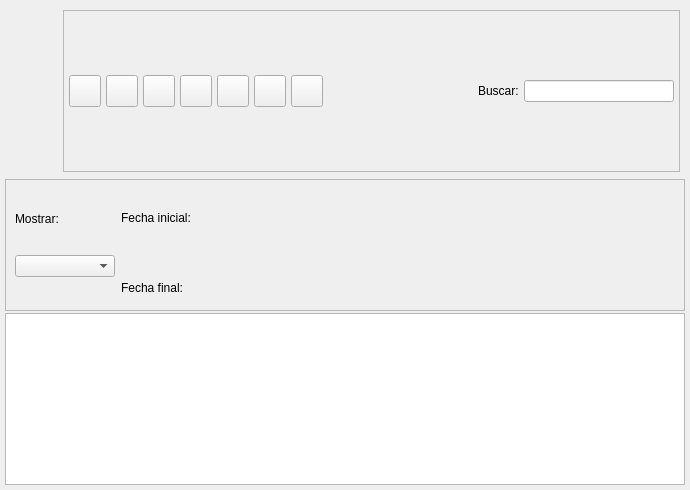
<ui version="4.0" >
 <author>Tomeu Borras Riera</author>
 <class>AlmacenesListBase</class>
 <widget class="QWidget" name="AlmacenesListBase" >
  <property name="enabled" >
   <bool>true</bool>
  </property>
  <property name="geometry" >
   <rect>
    <x>0</x>
    <y>0</y>
    <width>690</width>
    <height>490</height>
   </rect>
  </property>
  <property name="windowTitle" >
   <string>Almacenes</string>
  </property>
  <property name="windowIcon" >
   <iconset resource="../../../bulmages.qrc" >
    <normaloff>:/Images/client-quote-list.png</normaloff>:/Images/client-quote-list.png</iconset>
  </property>
  <layout class="QVBoxLayout" >
   <property name="spacing" >
    <number>2</number>
   </property>
   <property name="margin" >
    <number>5</number>
   </property>
   <item>
    <layout class="QHBoxLayout" >
     <property name="spacing" >
      <number>5</number>
     </property>
     <property name="margin" >
      <number>5</number>
     </property>
     <item>
      <widget class="QLabel" name="label" >
       <property name="minimumSize" >
        <size>
         <width>48</width>
         <height>48</height>
        </size>
       </property>
       <property name="maximumSize" >
        <size>
         <width>48</width>
         <height>48</height>
        </size>
       </property>
       <property name="text" >
        <string/>
       </property>
       <property name="pixmap" >
        <pixmap resource="../../../bulmages.qrc" >:/Images/warehouse-list.png</pixmap>
       </property>
      </widget>
     </item>
     <item>
      <widget class="QFrame" name="m_botonera" >
       <property name="frameShape" >
        <enum>QFrame::StyledPanel</enum>
       </property>
       <property name="frameShadow" >
        <enum>QFrame::Raised</enum>
       </property>
       <layout class="QHBoxLayout" >
        <property name="spacing" >
         <number>5</number>
        </property>
        <property name="margin" >
         <number>5</number>
        </property>
        <item>
         <widget class="QToolButton" name="mui_crear" >
          <property name="minimumSize" >
           <size>
            <width>32</width>
            <height>32</height>
           </size>
          </property>
          <property name="maximumSize" >
           <size>
            <width>32</width>
            <height>32</height>
           </size>
          </property>
          <property name="toolTip" >
           <string>Nuevo almacen</string>
          </property>
          <property name="whatsThis" >
           <string>Nuevo almacen</string>
          </property>
          <property name="text" >
           <string/>
          </property>
          <property name="icon" >
           <iconset resource="../../../bulmages.qrc" >
            <normaloff>:/Images/document-new.png</normaloff>:/Images/document-new.png</iconset>
          </property>
          <property name="iconSize" >
           <size>
            <width>32</width>
            <height>32</height>
           </size>
          </property>
          <property name="shortcut" >
           <string>Ctrl+N</string>
          </property>
         </widget>
        </item>
        <item>
         <widget class="QToolButton" name="mui_editar" >
          <property name="minimumSize" >
           <size>
            <width>32</width>
            <height>32</height>
           </size>
          </property>
          <property name="maximumSize" >
           <size>
            <width>32</width>
            <height>32</height>
           </size>
          </property>
          <property name="toolTip" >
           <string>Editar almacen</string>
          </property>
          <property name="whatsThis" >
           <string>Editar almacen</string>
          </property>
          <property name="text" >
           <string/>
          </property>
          <property name="icon" >
           <iconset resource="../../../bulmages.qrc" >
            <normaloff>:/Images/document-open.png</normaloff>:/Images/document-open.png</iconset>
          </property>
          <property name="iconSize" >
           <size>
            <width>32</width>
            <height>32</height>
           </size>
          </property>
          <property name="shortcut" >
           <string>Ctrl+E</string>
          </property>
         </widget>
        </item>
        <item>
         <widget class="QToolButton" name="mui_borrar" >
          <property name="minimumSize" >
           <size>
            <width>32</width>
            <height>32</height>
           </size>
          </property>
          <property name="maximumSize" >
           <size>
            <width>32</width>
            <height>32</height>
           </size>
          </property>
          <property name="toolTip" >
           <string>Borrar almacen</string>
          </property>
          <property name="whatsThis" >
           <string>Borrar almacen</string>
          </property>
          <property name="text" >
           <string/>
          </property>
          <property name="icon" >
           <iconset>
            <normaloff>:Images/edit-delete.png</normaloff>:Images/edit-delete.png</iconset>
          </property>
          <property name="iconSize" >
           <size>
            <width>32</width>
            <height>32</height>
           </size>
          </property>
          <property name="shortcut" >
           <string>Ctrl+D</string>
          </property>
         </widget>
        </item>
        <item>
         <widget class="QToolButton" name="mui_imprimir" >
          <property name="minimumSize" >
           <size>
            <width>32</width>
            <height>32</height>
           </size>
          </property>
          <property name="maximumSize" >
           <size>
            <width>32</width>
            <height>32</height>
           </size>
          </property>
          <property name="toolTip" >
           <string>Imprimir listado</string>
          </property>
          <property name="whatsThis" >
           <string>Imprimir listado</string>
          </property>
          <property name="text" >
           <string/>
          </property>
          <property name="icon" >
           <iconset resource="../../../bulmages.qrc" >
            <normaloff>:/Images/document-print.png</normaloff>:/Images/document-print.png</iconset>
          </property>
          <property name="iconSize" >
           <size>
            <width>32</width>
            <height>32</height>
           </size>
          </property>
          <property name="shortcut" >
           <string>Ctrl+P</string>
          </property>
         </widget>
        </item>
        <item>
         <widget class="QToolButton" name="mui_filtrar" >
          <property name="minimumSize" >
           <size>
            <width>32</width>
            <height>32</height>
           </size>
          </property>
          <property name="maximumSize" >
           <size>
            <width>32</width>
            <height>32</height>
           </size>
          </property>
          <property name="toolTip" >
           <string>Filtrar pedidos</string>
          </property>
          <property name="whatsThis" >
           <string>Filtrar pedidos</string>
          </property>
          <property name="text" >
           <string/>
          </property>
          <property name="icon" >
           <iconset resource="../../../bulmages.qrc" >
            <normaloff>:/Images/edit-find.png</normaloff>:/Images/edit-find.png</iconset>
          </property>
          <property name="iconSize" >
           <size>
            <width>32</width>
            <height>32</height>
           </size>
          </property>
          <property name="checkable" >
           <bool>true</bool>
          </property>
         </widget>
        </item>
        <item>
         <widget class="QToolButton" name="mui_configurar" >
          <property name="minimumSize" >
           <size>
            <width>32</width>
            <height>32</height>
           </size>
          </property>
          <property name="maximumSize" >
           <size>
            <width>32</width>
            <height>32</height>
           </size>
          </property>
          <property name="toolTip" >
           <string>Configurar listado</string>
          </property>
          <property name="whatsThis" >
           <string>Configurar listado</string>
          </property>
          <property name="text" >
           <string/>
          </property>
          <property name="icon" >
           <iconset resource="../../../bulmages.qrc" >
            <normaloff>:/Images/document-properties.png</normaloff>:/Images/document-properties.png</iconset>
          </property>
          <property name="iconSize" >
           <size>
            <width>32</width>
            <height>32</height>
           </size>
          </property>
          <property name="checkable" >
           <bool>true</bool>
          </property>
         </widget>
        </item>
        <item>
         <widget class="QToolButton" name="mui_actualizar" >
          <property name="minimumSize" >
           <size>
            <width>32</width>
            <height>32</height>
           </size>
          </property>
          <property name="maximumSize" >
           <size>
            <width>32</width>
            <height>32</height>
           </size>
          </property>
          <property name="toolTip" >
           <string>Actualizar listado</string>
          </property>
          <property name="whatsThis" >
           <string>Actualizar listado</string>
          </property>
          <property name="text" >
           <string/>
          </property>
          <property name="icon" >
           <iconset resource="../../../bulmages.qrc" >
            <normaloff>:/Images/view-refresh.png</normaloff>:/Images/view-refresh.png</iconset>
          </property>
          <property name="iconSize" >
           <size>
            <width>32</width>
            <height>32</height>
           </size>
          </property>
          <property name="shortcut" >
           <string>F5</string>
          </property>
         </widget>
        </item>
        <item>
         <widget class="QFrame" name="mui_plugbotones" >
          <property name="sizePolicy" >
           <sizepolicy vsizetype="Fixed" hsizetype="Fixed" >
            <horstretch>0</horstretch>
            <verstretch>0</verstretch>
           </sizepolicy>
          </property>
          <property name="frameShape" >
           <enum>QFrame::NoFrame</enum>
          </property>
          <property name="frameShadow" >
           <enum>QFrame::Plain</enum>
          </property>
          <property name="lineWidth" >
           <number>0</number>
          </property>
         </widget>
        </item>
        <item>
         <spacer>
          <property name="orientation" >
           <enum>Qt::Horizontal</enum>
          </property>
          <property name="sizeType" >
           <enum>QSizePolicy::Expanding</enum>
          </property>
          <property name="sizeHint" stdset="0" >
           <size>
            <width>91</width>
            <height>34</height>
           </size>
          </property>
         </spacer>
        </item>
        <item>
         <widget class="QLabel" name="textLabel1_2" >
          <property name="text" >
           <string>Buscar:</string>
          </property>
         </widget>
        </item>
        <item>
         <widget class="QLineEdit" name="m_filtro" >
          <property name="minimumSize" >
           <size>
            <width>150</width>
            <height>0</height>
           </size>
          </property>
         </widget>
        </item>
       </layout>
      </widget>
     </item>
    </layout>
   </item>
   <item>
    <widget class="QFrame" name="m_busqueda" >
     <property name="sizePolicy" >
      <sizepolicy vsizetype="Fixed" hsizetype="Expanding" >
       <horstretch>0</horstretch>
       <verstretch>0</verstretch>
      </sizepolicy>
     </property>
     <property name="frameShape" >
      <enum>QFrame::StyledPanel</enum>
     </property>
     <property name="frameShadow" >
      <enum>QFrame::Raised</enum>
     </property>
     <layout class="QGridLayout" >
      <property name="margin" >
       <number>9</number>
      </property>
      <property name="spacing" >
       <number>6</number>
      </property>
      <item row="0" column="2" >
       <widget class="BfBuscarArticulo" native="1" name="m_articulo" >
        <property name="sizePolicy" >
         <sizepolicy vsizetype="Fixed" hsizetype="Expanding" >
          <horstretch>0</horstretch>
          <verstretch>0</verstretch>
         </sizepolicy>
        </property>
        <property name="minimumSize" >
         <size>
          <width>0</width>
          <height>80</height>
         </size>
        </property>
        <property name="maximumSize" >
         <size>
          <width>16777215</width>
          <height>16777215</height>
         </size>
        </property>
       </widget>
      </item>
      <item rowspan="3" row="0" column="0" >
       <layout class="QVBoxLayout" >
        <property name="spacing" >
         <number>6</number>
        </property>
        <property name="margin" >
         <number>0</number>
        </property>
        <item>
         <widget class="QLabel" name="label_2" >
          <property name="sizePolicy" >
           <sizepolicy vsizetype="Fixed" hsizetype="Fixed" >
            <horstretch>0</horstretch>
            <verstretch>0</verstretch>
           </sizepolicy>
          </property>
          <property name="text" >
           <string>Mostrar:</string>
          </property>
          <property name="alignment" >
           <set>Qt::AlignLeading|Qt::AlignLeft|Qt::AlignVCenter</set>
          </property>
          <property name="buddy" >
           <cstring>mui_procesada</cstring>
          </property>
         </widget>
        </item>
        <item>
         <widget class="QComboBox" name="mui_procesada" >
          <property name="sizePolicy" >
           <sizepolicy vsizetype="Fixed" hsizetype="Fixed" >
            <horstretch>0</horstretch>
            <verstretch>0</verstretch>
           </sizepolicy>
          </property>
          <property name="minimumSize" >
           <size>
            <width>100</width>
            <height>0</height>
           </size>
          </property>
          <property name="maximumSize" >
           <size>
            <width>200</width>
            <height>16777215</height>
           </size>
          </property>
          <property name="focusPolicy" >
           <enum>Qt::StrongFocus</enum>
          </property>
          <property name="frame" >
           <bool>true</bool>
          </property>
         </widget>
        </item>
       </layout>
      </item>
      <item rowspan="2" row="0" column="1" >
       <layout class="QVBoxLayout" >
        <property name="spacing" >
         <number>6</number>
        </property>
        <property name="margin" >
         <number>0</number>
        </property>
        <item>
         <widget class="QLabel" name="textLabel1_4" >
          <property name="sizePolicy" >
           <sizepolicy vsizetype="Fixed" hsizetype="Fixed" >
            <horstretch>0</horstretch>
            <verstretch>0</verstretch>
           </sizepolicy>
          </property>
          <property name="text" >
           <string>Fecha inicial:</string>
          </property>
         </widget>
        </item>
        <item>
         <widget class="BlDateSearch" native="1" name="m_fechain" >
          <property name="sizePolicy" >
           <sizepolicy vsizetype="Fixed" hsizetype="Fixed" >
            <horstretch>0</horstretch>
            <verstretch>0</verstretch>
           </sizepolicy>
          </property>
          <property name="minimumSize" >
           <size>
            <width>150</width>
            <height>0</height>
           </size>
          </property>
         </widget>
        </item>
       </layout>
      </item>
      <item row="2" column="1" >
       <layout class="QVBoxLayout" >
        <property name="spacing" >
         <number>6</number>
        </property>
        <property name="margin" >
         <number>0</number>
        </property>
        <item>
         <widget class="QLabel" name="textLabel1_4_2" >
          <property name="sizePolicy" >
           <sizepolicy vsizetype="Fixed" hsizetype="Fixed" >
            <horstretch>0</horstretch>
            <verstretch>0</verstretch>
           </sizepolicy>
          </property>
          <property name="text" >
           <string>Fecha final:</string>
          </property>
         </widget>
        </item>
        <item>
         <widget class="BlDateSearch" native="1" name="m_fechafin" >
          <property name="sizePolicy" >
           <sizepolicy vsizetype="Fixed" hsizetype="Fixed" >
            <horstretch>0</horstretch>
            <verstretch>0</verstretch>
           </sizepolicy>
          </property>
          <property name="minimumSize" >
           <size>
            <width>150</width>
            <height>0</height>
           </size>
          </property>
         </widget>
        </item>
       </layout>
      </item>
     </layout>
    </widget>
   </item>
   <item>
    <widget class="BlSubForm" name="mui_list" >
     <property name="sizePolicy" >
      <sizepolicy vsizetype="Ignored" hsizetype="Ignored" >
       <horstretch>0</horstretch>
       <verstretch>0</verstretch>
      </sizepolicy>
     </property>
    </widget>
   </item>
  </layout>
 </widget>
 <layoutdefault spacing="3" margin="5" />
 <customwidgets>
  <customwidget>
   <class>BfBuscarArticulo</class>
   <extends>QWidget</extends>
   <header>bfbuscararticulo.h</header>
  </customwidget>
  <customwidget>
   <class>BlSubForm</class>
   <extends>QTableWidget</extends>
   <header>blsubform.h</header>
  </customwidget>
  <customwidget>
   <class>BlDateSearch</class>
   <extends>QWidget</extends>
   <header>../../../bulmalib/src/bldatesearch.h</header>
  </customwidget>
 </customwidgets>
 <resources>
  <include location="../../../bulmages.qrc" />
 </resources>
 <connections>
  <connection>
   <sender>mui_filtrar</sender>
   <signal>toggled(bool)</signal>
   <receiver>m_busqueda</receiver>
   <slot>setShown(bool)</slot>
   <hints>
    <hint type="sourcelabel" >
     <x>241</x>
     <y>40</y>
    </hint>
    <hint type="destinationlabel" >
     <x>230</x>
     <y>73</y>
    </hint>
   </hints>
  </connection>
 </connections>
</ui>
